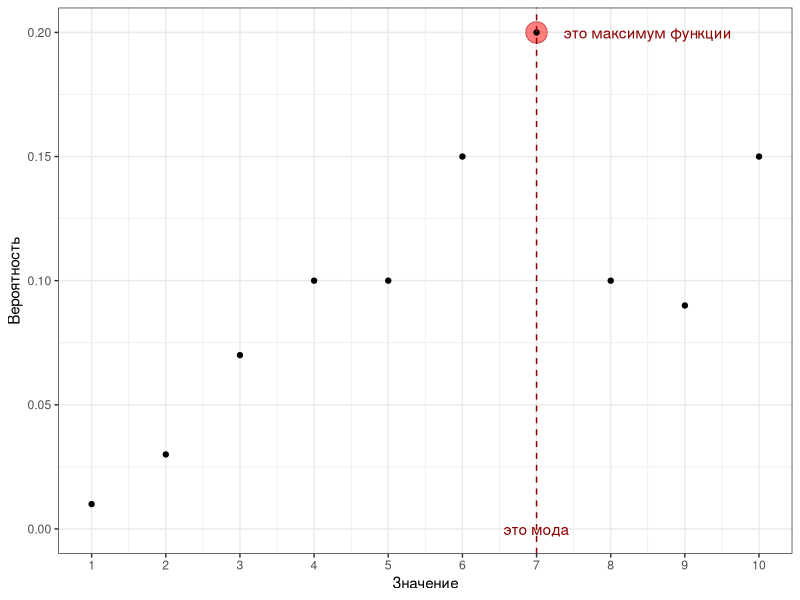
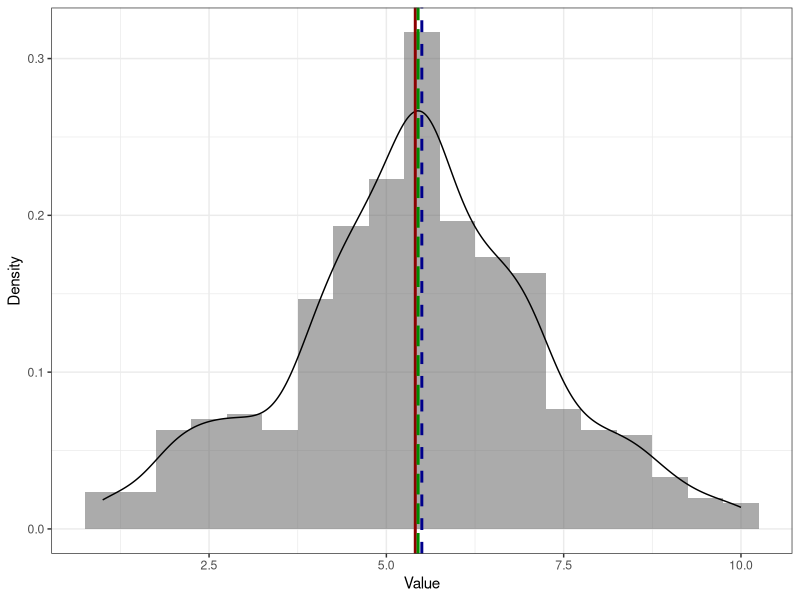
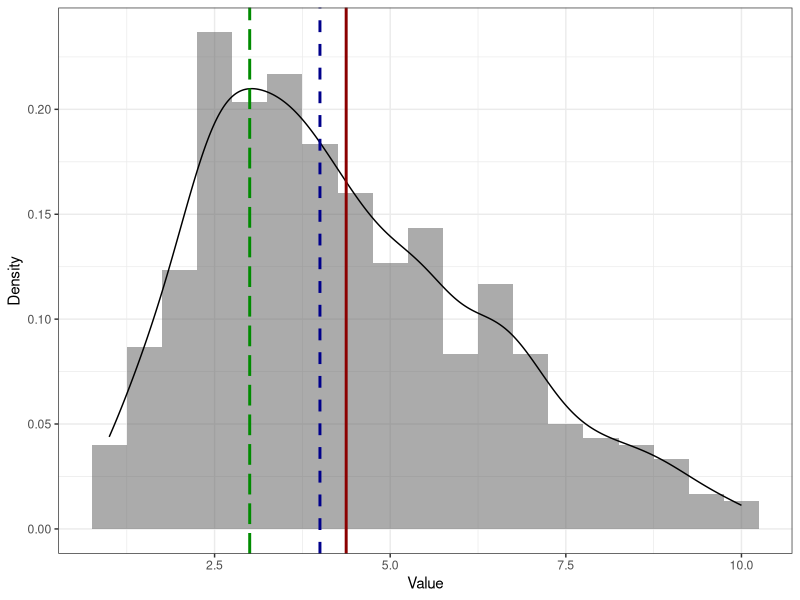
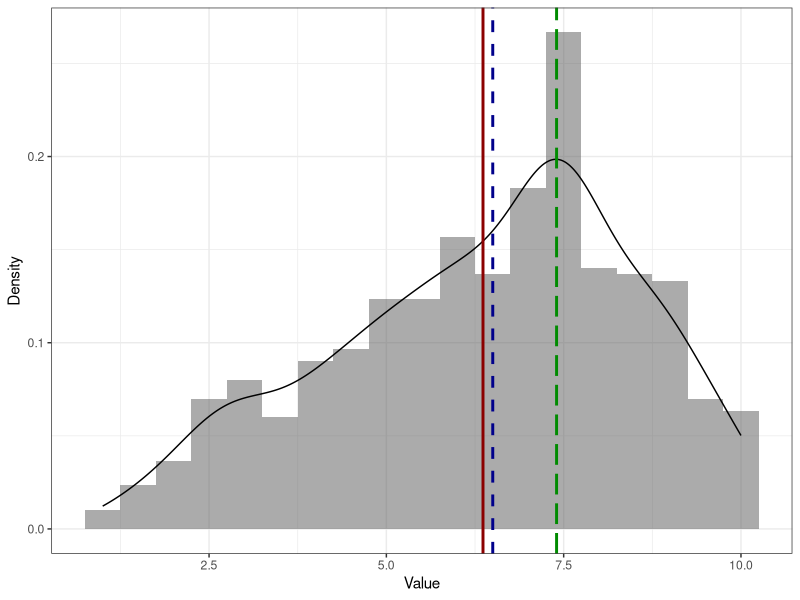
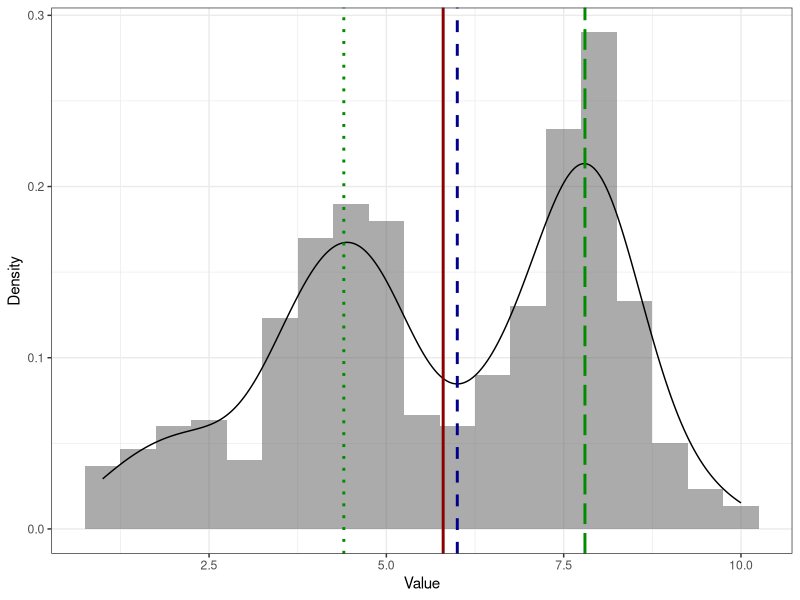
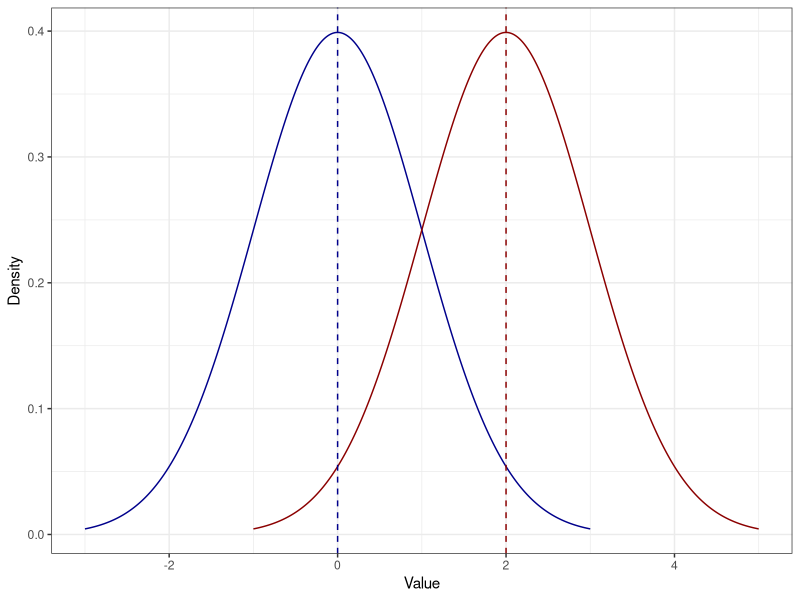
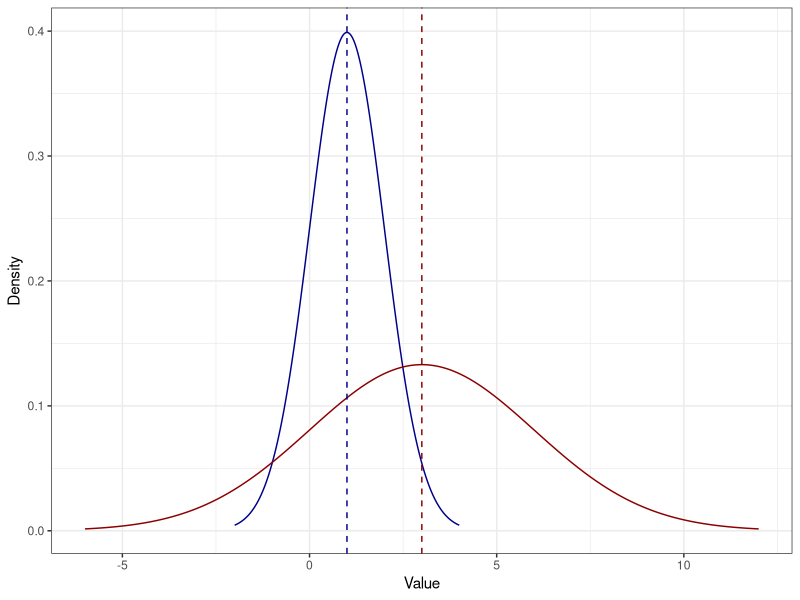
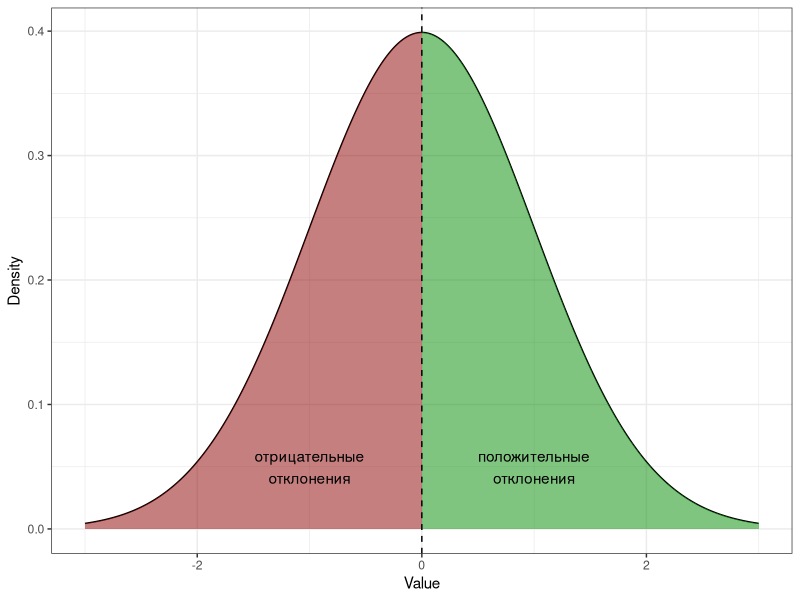

These charts were generated, in order, by the following R code:
## ---- chunk 1
knitr::opts_chunk$set(echo = FALSE, eval = TRUE, warning = FALSE, message = FALSE, error = FALSE)
## ---- chunk 2
library(tidyverse)
theme_set(theme_bw())
## ---- chunk 3
x <- c(1, 3, 4, 6, 4, 2, 4, 3, 2, 4, 1)
x
## ---- chunk 4
table(x)
## ---- chunk 5
y <- c("Москва", "Казань", "Кёнигсберг", "Барнаул (Алтайский край)", "Москва", "Санкт-Петербург", "Санкт-Петербург", "Москва", "Санкт-Петербург", "Москва", "Кёнигсберг", "Санкт-Петербург", "Москва", "Казань", "Санкт-Петербург", "Санкт-Петербург", "Казань", "Казань", "Санкт-Петербург", "Москва", "Москва", "Санкт-Петербург", "Санкт-Петербург", "Санкт-Петербург", "Санкт-Петербург", "Москва", "Кёнигсберг", "Санкт-Петербург", "Казань")
y
## ---- chunk 6
table(y)
## ---- chunk 7
tibble(x = 1:10,
       y = c(.01, .03, .07, .1, .1, .15, .2, .1, .09, .15)) |> 
  ggplot(aes(x, y)) +
  annotate(geom = "point", x = 7, y = 0.2, size = 7, shape = 21, color = "darkred", fill = "red", alpha = .5) +
  geom_point() +
  geom_vline(xintercept = 7, color = "darkred", linetype = "dashed") +
  annotate(geom = "text", label = "это максимум функции", 
           x = 8.5, y = 0.2, color = "darkred") +
  annotate(geom = "text", label = "это мода", 
           x = 7, y = 0, color = "darkred") +
  scale_x_continuous(breaks = 1:10) +
  labs(x = "Значение", y = "Вероятность")
## ---- chunk 8
v1 <- c(2, 3, 14, 9, 16, 19, 28, 7, 26, 18, 1)
v1
## ---- chunk 9
sort(v1)
## ---- chunk 10
median(v1)
## ---- chunk 11
v2 <- c(14, 10, 9, 16, 30, 3, 25, 8, 18, 7)
v2
## ---- chunk 12
sort(v2)
## ---- chunk 13
median(v2)
## ---- chunk 14
v1
mean(v1)
## ---- chunk 15
v2
mean(v2)
## ---- chunk 16
set.seed(108)
symm <- sample(
  x = seq(1, 10, 0.5),
  size = 600,
  replace = TRUE,
  prob = c(
    .05,
    .05,
    .07,
    .1,
    .1,
    .15,
    .20,
    .30,
    .35,
    .5,
    .35,
    .30,
    .20,
    .15,
    .1,
    .1,
    .07,
    .05,
    .05
  )
)
asymm_right <- sample(
  x = seq(1, 10, 0.5),
  size = 600,
  replace = TRUE,
  prob = c(
    .1,
    .2,
    .25,
    .4,
    .5,
    .5,
    .4,
    .35,
    .3,
    .25,
    .2,
    .25,
    .2,
    .15,
    .1,
    .1,
    .07,
    .05,
    .05
  )
)
asymm_left <- sample(
  x = seq(1, 10, 0.5),
  size = 600,
  replace = TRUE,
  prob = c(
    .03,
    .05,
    .07,
    .1,
    .15,
    .15,
    .2,
    .2,
    .25,
    .25,
    .3,
    .35,
    .5,
    .5,
    .4,
    .4,
    .25,
    .2,
    .2
  )
)
bimodal <- sample(
  x = seq(1, 10, 0.5),
  size = 600,
  replace = TRUE,
  prob = c(
    .05,
    .05,
    .07,
    .1,
    .1,
    .2,
    .3,
    .35,
    .3,
    .15,
    .1,
    .15,
    .20,
    .40,
    .50,
    .25,
    .1,
    .05,
    .05
  )
)
colors <- c("Mean" = "red4", "Median" = "blue4", "Mode" = "green4")
## ---- chunk 17
ggplot(NULL, aes(symm)) +
  geom_histogram(aes(y = ..density..), alpha =.5, binwidth = .5) +
  geom_density() +
  geom_vline(xintercept = mean(symm),
             color = colors['Mean'],
             linewidth = 1) +
  geom_vline(xintercept = median(symm), 
             color = colors['Median'],
             linewidth = 1,
             linetype = "dashed") +
  geom_vline(xintercept = mean(symm)+.04,
             color = colors['Mode'],
             linewidth = 1,
             linetype = "longdash") +
  labs(x = 'Value',
       y = 'Density')
## ---- chunk 18
ggplot(NULL, aes(asymm_right)) +
  geom_histogram(aes(y = ..density..), alpha =.5, binwidth = .5) +
  geom_density() +
  geom_vline(xintercept = mean(asymm_right),
             linewidth = 1,
             color = colors['Mean']) +
  geom_vline(xintercept = median(asymm_right),
             linewidth = 1,
             linetype = "dashed",
             color = colors['Median']) +
  geom_vline(xintercept = 3,
             linewidth = 1,
             linetype = "longdash",
             color = colors['Mode']) +
  labs(x = 'Value',
       y = 'Density')
## ---- chunk 19
ggplot(NULL, aes(asymm_left)) +
  geom_histogram(aes(y = ..density..), alpha =.5, binwidth = .5) +
  geom_density() +
  geom_vline(xintercept = mean(asymm_left),
             linewidth = 1,
             color = colors['Mean']) +
  geom_vline(xintercept = median(asymm_left),
             linewidth = 1,
             linetype = "dashed",
             color = colors['Median']) +
  geom_vline(xintercept = 7.4,
             linewidth = 1,
             linetype = "longdash",
             color = colors['Mode']) +
  labs(x = 'Value',
       y = 'Density')
## ---- chunk 20
ggplot(NULL, aes(bimodal)) +
  geom_histogram(aes(y = ..density..), alpha =.5, binwidth = .5) +
  geom_density() +
  geom_vline(xintercept = mean(bimodal),
             linewidth = 1,
             color = 'red4') +
  geom_vline(xintercept = median(bimodal),
             linewidth = 1,
             linetype = "dashed",
             color = 'blue4') +
  geom_vline(xintercept = 7.8,
             linewidth = 1,
             linetype = "longdash",
             color = 'green4') +
  geom_vline(xintercept = 4.4,
             linewidth = 1,
             linetype = "dotted",
             color = 'green4') +
  labs(x = 'Value',
       y = 'Density')
## ---- chunk 21
smpl1 <- tibble(x1 = seq(-3, 3, by = .001),
               y1 = dnorm(x1),
               x2 = x1 + 2,
               y2 = dnorm(x2, mean = 2))
## ---- chunk 22
smpl1 %>% 
  ggplot() +
  geom_line(aes(x1, y1), color = "blue4") +
  geom_line(aes(x2, y2), color = "red4") +
  geom_vline(xintercept = 0, linetype = "dashed", color = "blue4") +
  geom_vline(xintercept = 2, linetype = "dashed", color = "red4") +
  labs(x = "Value", y = "Density")
## ---- chunk 23
smpl2 <- tibble(x1 = seq(-2, 4, by = .001),
               y1 = dnorm(x1, mean = 1),
               x2 = x1 * 3,
               y2 = dnorm(x2, mean = 3, sd = 3))
## ---- chunk 24
smpl2 %>% 
  ggplot() +
  geom_line(aes(x1, y1), color = "blue4") +
  geom_line(aes(x2, y2), color = "red4") +
  geom_vline(xintercept = 1, linetype = "dashed", color = "blue4") +
  geom_vline(xintercept = 3, linetype = "dashed", color = "red4") +
  labs(x = "Value", y = "Density")
## ---- chunk 25
poly_left <- smpl1 %>% 
  select(x1, y1) %>% 
  filter(x1 < 0) %>% 
  bind_rows(tibble(x1 = c(0, -3), y1 = c(0, 0)))
poly_right <- smpl1 %>% 
  select(x1, y1) %>% 
  filter(x1 > 0) %>% 
  bind_rows(tibble(x1 = c(3, 0), y1 = c(0, 0)))
## ---- chunk 26
smpl1 %>% 
  ggplot() +
  geom_line(aes(x1, y1)) +
  geom_polygon(data = poly_left, aes(x=x1, y=y1), fill="red4", alpha = .5) +
  geom_polygon(data = poly_right, aes(x=x1, y=y1), fill="green4", alpha = .5) +
  geom_vline(xintercept = 0, linetype = "dashed") +
  annotate(geom="text", x = -1, y = .05, label ="отрицательные\nотклонения") +
  annotate(geom="text", x = 1, y = .05, label ="положительные\nотклонения") +
  labs(x = "Value", y = "Density")
